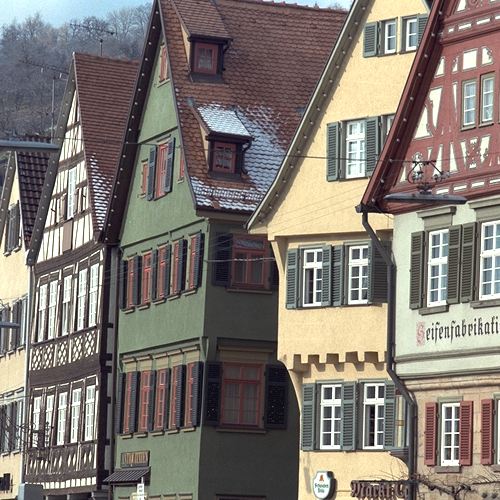
//> input picture start_100_questions/answers_01_10/q_1/kodim08.png, 500 x 500 px
$ ./answer_03   (built with g++ and OpenCV 4)
//> lines starting //> are read from the running program, lines starting //| are printed output that depends on the picture; after the words box and inside, x2 and y2 are one past the last pixel; in counts of white or black regions, pixels touching at a corner belong together
#include <iostream>
#include <opencv2/opencv.hpp>
#include <opencv2/highgui.hpp>

#include <string>

class Binarize {
    private:
        std::string filename ;
        cv::Mat image ;

        int height = 0 ;
        int width = 0 ;

    public:
        Binarize(const std::string& name) : filename(name){
//> called with name = "../q_1/kodim08.png"
            image = cv::imread(filename, cv::IMREAD_COLOR) ;
//> image is the input picture: 500 rows x 500 cols, CV_8UC3; mean B, G, R 113.9, 120.8, 128.2
            height = image.rows ;
//> height = 500
            width = image.cols ;
//> width = 500
        }

        cv::Mat bgr2gray(){
            cv::Mat out = cv::Mat::zeros(this->height, this->width, CV_8UC1) ;
            for (int y = 0 ; y < this->height ; y++){
                for (int x = 0 ; x < this->width ; x++){
                    out.at<uchar>(y, x) = 0.2126 * this->image.at<cv::Vec3b>(y, x)[2] \
                                        + 0.7152 * this->image.at<cv::Vec3b>(y, x)[1] \
                                        + 0.0722 * this->image.at<cv::Vec3b>(y, x)[0] ;
                }
            }
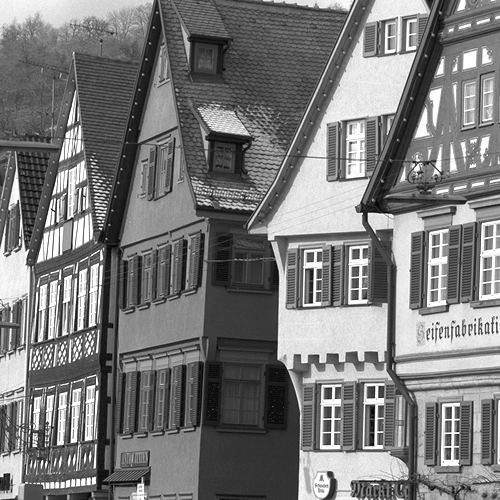
//> out: 500 rows x 500 cols, CV_8UC1; min 0, max 254, mean 121.4
            return out ;
        }

        cv::Mat binarize(int threshold){
            cv::Mat out = cv::Mat::zeros(this->height, this->width, CV_8UC1) ;
            cv::Mat gray = this->bgr2gray() ;

            for (int y = 0 ; y < this->height ; y++){
                for (int x = 0 ; x < this->width ; x++){
                    if (gray.at<uchar>(y, x) < threshold ){
                        out.at<uchar>(y, x) = 0 ;
                    }else{
                        out.at<uchar>(y, x) = 255 ;
                    }
                }
            }
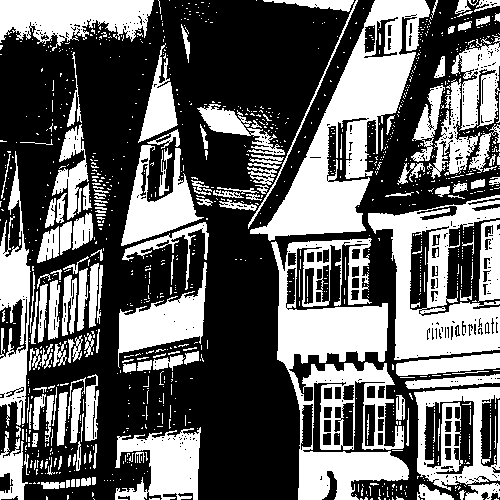
//> out: 500 rows x 500 cols, CV_8UC1; 39.5% white; 1115 white regions (952 under 20 px), largest, box (x1, y1, x2, y2) and area: (271, 238, 409, 500) 15947, (250, 0, 430, 241) 13837, (368, 195, 500, 360) 9535

            return out ;
        }
};


int main(int argc, const char* argv[]){
    int threshold = 128 ;
    std::string file_name = "../q_1/kodim08.png" ;
    Binarize binarize(file_name) ;
    cv::Mat out = binarize.binarize(threshold) ;
    cv::imwrite("./output/answer.png", out) ;
    return 0;
}
